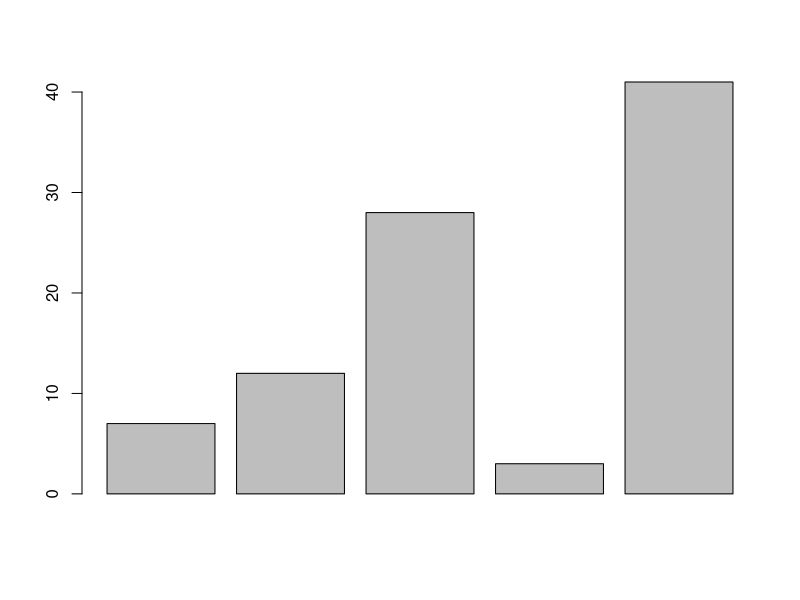
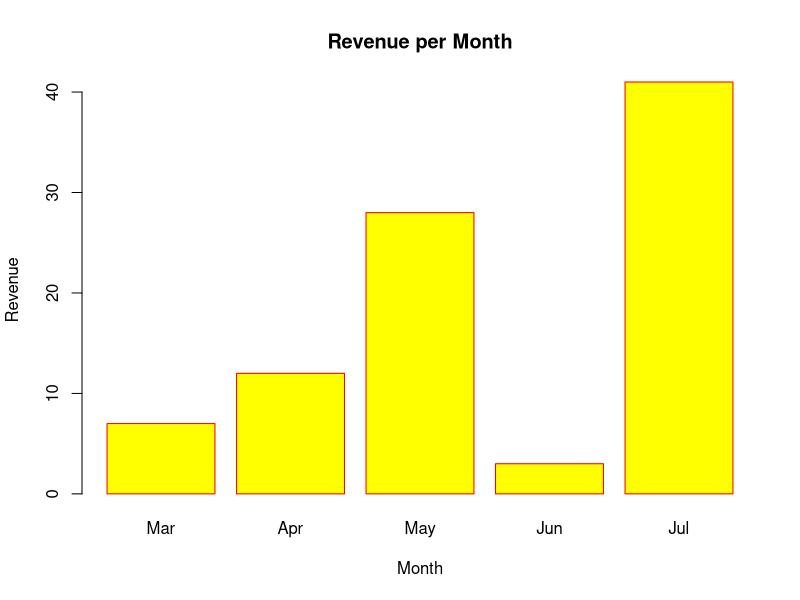
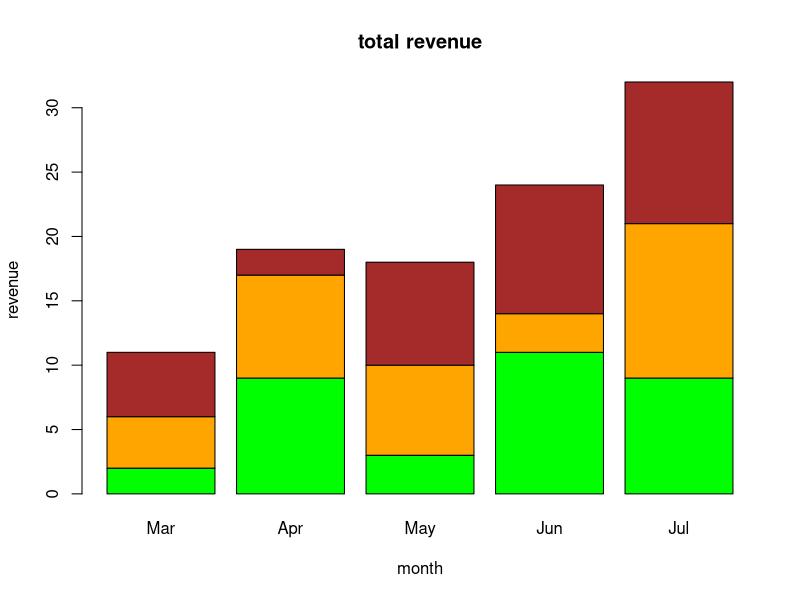

The R source for these figures, in order:
output_file_path <- '/Users/mural.kummitha/work/R/charts/output/bar.png'
output_file_path2 <- '/Users/mural.kummitha/work/R/charts/output/bar2.png'
output_file_path3 <- '/Users/mural.kummitha/work/R/charts/output/stacked.png'

draw.simple_barchart <- function(series, output_path) {
  png(file = output_path)
  barplot(series)
  dev.off()
}

draw.rgb_barchart <- function(series, label, output_path) {
  png(file = output_path)
  barplot(series, names.arg = label, main = 'Revenue per Month', xlab = "Month", ylab = "Revenue", col = "yellow", border = 'red')
  dev.off()
}

draw.stackedgraph <- function(series, label, colors, output_path) {
  png(file = output_path)
  barplot(Values,main = "total revenue", names.arg = label, xlab = "month",ylab = "revenue", col = colors)
  dev.off()
}

t <- c(7, 12, 28, 3, 41)
label <- c("Mar","Apr","May","Jun","Jul")
draw.simple_barchart(t, output_file_path)
draw.rgb_barchart(t, label, output_file_path2)

# stacked graphs
colors <- c("green","orange","brown")
months <- c("Mar","Apr","May","Jun","Jul")
regions <- c("East","West","North")
Values <- matrix(c(2,9,3,11,9,4,8,7,3,12,5,2,8,10,11), nrow = 3,ncol = 5,byrow = TRUE)
draw.stackedgraph(Values, months, colors, output_file_path3)
